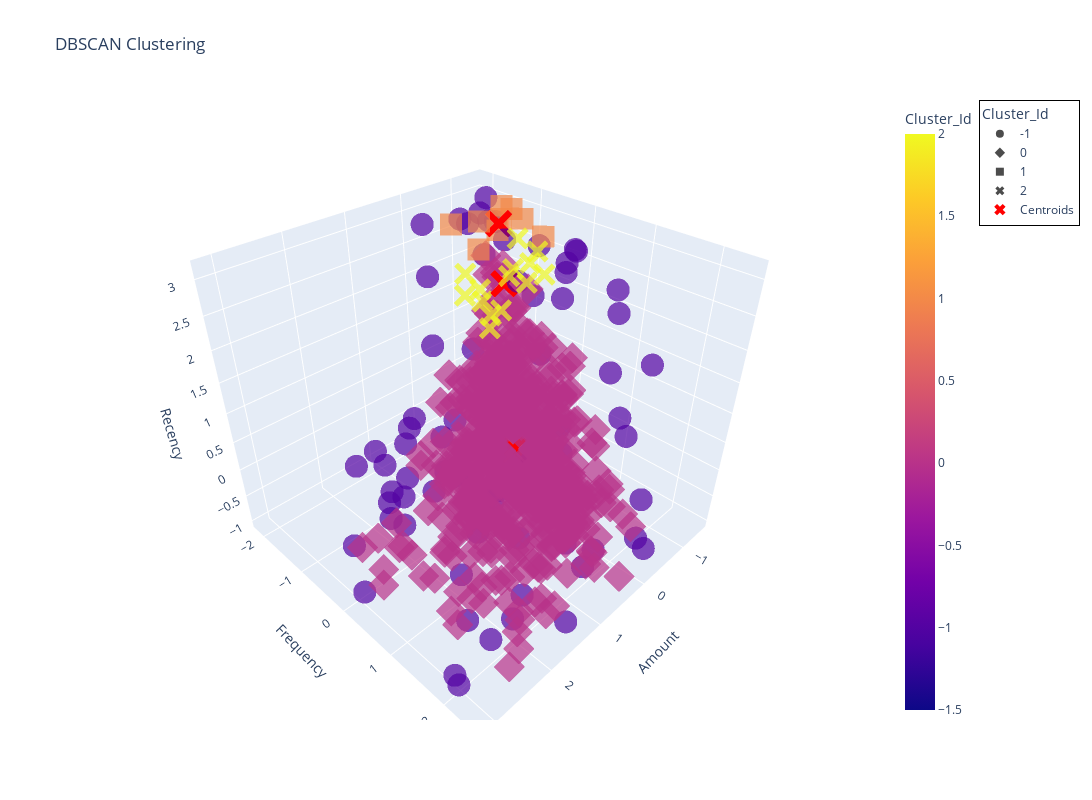

Here is the notebook cell this chart was saved with:
### Markdown cell above
### 3D

### Code cell
import pandas as pd
import plotly.express as px
from sklearn.cluster import DBSCAN

# Fit DBSCAN clustering with adjusted parameters
dbscan = DBSCAN(eps=0.5, min_samples=5)
y_dbscan = dbscan.fit_predict(parameters_scaled)

# Assign the cluster labels to parameters_scaled DataFrame
parameters_scaled['Cluster_Id'] = y_dbscan

# Display the first few rows of parameters_scaled
print(parameters_scaled.head())

# Calculate centroids (mean of each cluster)
centroids = parameters_scaled.groupby('Cluster_Id').mean().reset_index()
centroids = centroids[centroids['Cluster_Id'] != -1]  # Exclude noise points

# Create the 3D scatter plot
fig = px.scatter_3d(parameters_scaled, x='Amount', y='Frequency', z='Recency', 
                    color='Cluster_Id', symbol='Cluster_Id', title='DBSCAN Clustering',
                    labels={'Amount': 'Amount', 'Frequency': 'Frequency', 'Recency': 'Recency'},
                    opacity=0.7)

# Add centroids to the plot
fig.add_scatter3d(x=centroids['Amount'], y=centroids['Frequency'], z=centroids['Recency'],
                  mode='markers', marker=dict(size=10, color='red', symbol='x'),
                  name='Centroids')

# Update layout to increase figure size and customize legend
fig.update_layout(
    scene=dict(
        xaxis_title='Amount',
        yaxis_title='Frequency',
        zaxis_title='Recency'
    ),
    width=1200,
    height=800,
    legend=dict(
        x=1.125,
        y=1,
        bgcolor='rgba(255, 255, 255, 0.5)',
        bordercolor='Black',
        borderwidth=1
    )
)

# Show the plot
fig.show()

### Figure 1 — Plotly figure (JSON) as saved in the notebook; plotly's stock layout.template omitted (floating-point values rounded to 4 significant figures; data arrays with more than 128 entries replaced by an {"elided": "..."} marker saying what was removed)
{"data": [{"hovertemplate": "Cluster_Id=%{marker.color}<br>Amount=%{x}<br>Frequency=%{y}<br>Recency=%{z}<extra></extra>", "legendgroup": "-1", "marker": {"color": [-1, -1, -1, -1, -1, -1, -1, -1, -1, -1, -1, -1, -1, -1, -1, -1, -1, -1, -1, -1, -1, -1, -1, -1, -1, -1, -1, -1, -1, -1, -1, -1, -1, -1, -1, -1, -1, -1, -1, -1, -1, -1, -1, -1, -1, -1, -1, -1, -1, -1, -1, -1, -1, -1, -1, -1, -1, -1, -1, -1, -1, -1, -1, -1, -1, -1, -1, -1, -1, -1, -1, -1], "coloraxis": "coloraxis", "opacity": 0.7, "symbol": "circle"}, "mode": "markers", "name": "-1", "scene": "scene", "showlegend": true, "type": "scatter3d", "x": [1.842, 0.008654, 1.207, 1.902, 0.2705, -0.5721, 1.356, 1.055, -0.3705, -0.7958, -1.472, -0.06461, 2.036, 1.917, -1.388, 1.465, 1.792, 1.667, 0.2185, -1.073, -1.434, -0.1535, -0.6689, 2.399, 2.132, 1.432, 1.654, 1.529, 0.234, 1.463, 2.396, 2.557, 1.362, 3.073, 3.131, -0.5445, 0.1576, -0.215, 0.8527, 0.3442, 1.496, 3.096, -0.4428, 1.166, 2.965, -0.5183, 1.657, 2.377, 2.84, -0.5457, -0.6425, 2.983, 1.441, 2.606, 0.4948, 2.243, 1.596, 2.937, 2.348, 0.7461, 2.175, 0.8774, -0.3635, 1.077, 1.114, 0.9704, -0.5248, 1.701, -1.479, 1.727, -1.22, 1.776], "y": [-0.2316, -0.8067, 1.685, 1.877, 1.11, 0.3435, 0.9186, 1.302, 0.5352, -1.382, -2.149, 2.452, 0.5352, -0.615, -0.8067, 2.069, 0.3435, -0.2316, 2.452, 0.9186, -1.765, 2.261, -1.765, 0.3435, -0.2316, 0.5352, 0.3435, 0.3435, -1.574, 1.685, 2.261, 2.069, -0.0399, 0.1518, 0.3435, 1.877, 2.069, -0.4233, -1.382, 0.3435, 2.261, 2.069, 1.302, -0.4233, 2.261, 0.5352, -1.765, 0.3435, 1.877, 0.5352, -1.574, 1.877, 1.11, 0.1518, 0.7269, 2.261, 2.452, 2.069, -0.0399, 1.11, 1.685, 2.261, 0.5352, 2.261, -0.0399, 2.452, 1.302, -0.4233, -1.957, 1.302, -1.765, -0.8067], "z": [0.8262, 1.283, 0.6475, 0.6078, 1.005, 2.315, 0.2008, 0.9553, 2.961, 2.355, 2.623, -0.5736, 0.588, -0.4247, 2.494, 1.75, 2.554, 1.154, 0.5085, 1.154, 2.593, -0.5736, 2.842, 0.1114, 0.1611, 0.4986, 0.578, 0.4093, 3.06, 2.871, -0.08714, -0.4942, 0.7865, 0.08164, -0.5835, 1.938, 1.283, 3.04, -0.0375, 2.881, 0.5085, -0.8417, 2.822, 2.961, 1.71, 3.1, -0.5637, 0.588, 0.7071, 3.07, 2.832, -0.9608, 0.588, 1.343, 2.871, 0.2008, -0.6729, 0.1909, 0.866, 0.856, 0.9851, -0.05735, 2.832, -0.2162, 0.9454, 2.176, 2.464, 0.032, 2.544, 0.9652, 3.03, -0.9608]}, {"hovertemplate": "Cluster_Id=%{marker.color}<br>Amount=%{x}<br>Frequency=%{y}<br>Recency=%{z}<extra></extra>", "legendgroup": "0", "marker": {"color": {"elided": "568 int values"}, "coloraxis": "coloraxis", "opacity": 0.7, "symbol": "diamond"}, "mode": "markers", "name": "0", "scene": "scene", "showlegend": true, "type": "scatter3d", "x": {"elided": "568 float values"}, "y": {"elided": "568 float values"}, "z": {"elided": "568 float values"}}, {"hovertemplate": "Cluster_Id=%{marker.color}<br>Amount=%{x}<br>Frequency=%{y}<br>Recency=%{z}<extra></extra>", "legendgroup": "1", "marker": {"color": [1, 1, 1, 1, 1, 1, 1, 1, 1], "coloraxis": "coloraxis", "opacity": 0.7, "symbol": "square"}, "mode": "markers", "name": "1", "scene": "scene", "showlegend": true, "type": "scatter3d", "x": [-0.9527, -0.9674, -0.1047, -0.9887, -0.1341, -0.31, -0.6775, -1.243, -0.7481], "y": [-1.19, -0.9984, -0.8067, -0.8067, -1.382, -0.9984, -0.9984, -0.615, -0.9984], "z": [3.12, 3.12, 2.822, 3.02, 3.01, 3.11, 2.881, 2.732, 3.03]}, {"hovertemplate": "Cluster_Id=%{marker.color}<br>Amount=%{x}<br>Frequency=%{y}<br>Recency=%{z}<extra></extra>", "legendgroup": "2", "marker": {"color": [2, 2, 2, 2, 2, 2, 2, 2, 2, 2, 2, 2, 2, 2], "coloraxis": "coloraxis", "opacity": 0.7, "symbol": "x"}, "mode": "markers", "name": "2", "scene": "scene", "showlegend": true, "type": "scatter3d", "x": [-1.089, 0.05183, -0.1758, -0.4786, -0.1904, -0.1682, -0.537, 0.05018, -0.9048, -0.6138, -0.7018, 0.345, -0.0347, -0.3251], "y": [-0.4233, -0.615, -0.4233, -0.4233, -0.8067, -0.615, -0.2316, -0.4233, -0.4233, -0.615, -0.4233, -0.615, -0.9984, -0.4233], "z": [2.246, 2.335, 1.998, 2.981, 1.998, 1.849, 2.663, 1.799, 2.663, 2.425, 2.246, 2.345, 2.415, 2.474]}, {"marker": {"color": "red", "size": 10, "symbol": "x"}, "mode": "markers", "name": "Centroids", "type": "scatter3d", "x": [-0.1065, -0.6807, -0.3409], "y": [-0.04834, -0.9771, -0.5328], "z": [-0.251, 2.983, 2.317]}], "layout": {"coloraxis": {"colorbar": {"title": {"text": "Cluster_Id"}}, "colorscale": [[0, "#0d0887"], [0.1111, "#46039f"], [0.2222, "#7201a8"], [0.3333, "#9c179e"], [0.4444, "#bd3786"], [0.5556, "#d8576b"], [0.6667, "#ed7953"], [0.7778, "#fb9f3a"], [0.8889, "#fdca26"], [1, "#f0f921"]]}, "height": 800, "legend": {"bgcolor": "rgba(255, 255, 255, 0.5)", "bordercolor": "Black", "borderwidth": 1, "title": {"text": "Cluster_Id"}, "tracegroupgap": 0, "x": 1.125, "y": 1}, "scene": {"domain": {"x": [0, 1], "y": [0, 1]}, "xaxis": {"title": {"text": "Amount"}}, "yaxis": {"title": {"text": "Frequency"}}, "zaxis": {"title": {"text": "Recency"}}}, "title": {"text": "DBSCAN Clustering"}, "width": 1200}}
